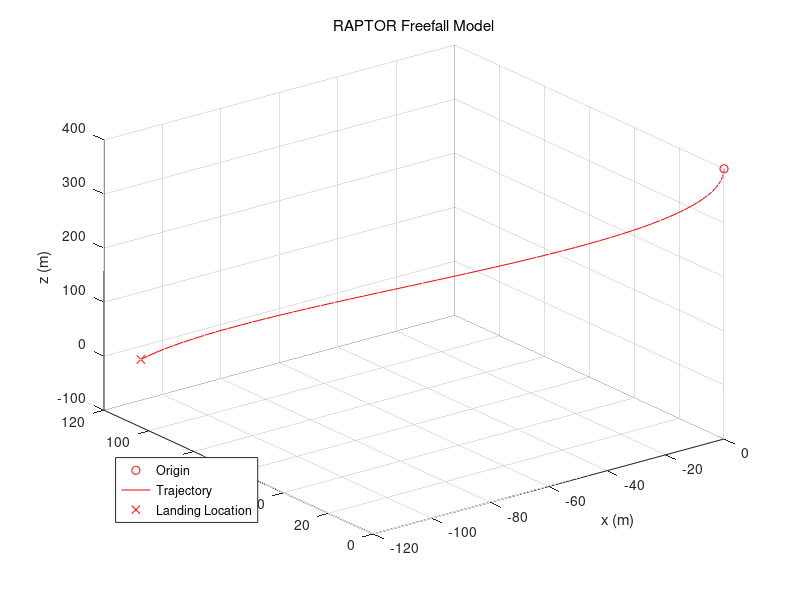

Here is the MATLAB script that generated this plot:
%% raptor sim (3d)
%
% ==== ASSUMPTIONS MADE ====
% We are a point mass system
% We have no payload other than ourself
% Lift of the parafoil is negliable
% Drag is the only resistive force acting on us in a significant way
% We are stable and oriented after parafoil unfurls
% We naturally tend to orient so the x axis (our forward flying face) is
% oriented with the wind
% Our vertical velocity and acceleration is constant 
%
%% Variables
%
% general things
g = -9.8;     % gravity (m/s^2)
m = 1.58;     % weight of RAPTOR (kg)
t = 0:0.5:30;     % flight time (seconds)

% wind variables
w_v = 5*sin(0.02*pi*t);     % wind speed (m/s)
w_theta = -pi/4;            % wind angle (radians)

% starting positions
p_x = 0;      % starting coordinate in x (meters)
p_y = 0;      % starting coordinate in y (meters)
p_z = 400;    % starting coordinate in z (meters)

% drag stuff (????)
% might be wrong, idk
c_d_box = 1.05;         % drag coefficient of the box
c_d_parafoil = 0.09;    % drag coefficient of the parafoil
rho = 1.225;            % density of air

% drag equations
d_x = 1/2 * rho * w_v * cos(w_theta) * c_d_box * 0.25;         % x-axis drag force
d_y = 1/2 * rho * w_v * sin(w_theta) * c_d_box * 0.25;         % y-axis drag force
d_z = 1/2 * rho * (m*g) * c_d_box * 3;                         % z-axis drag force

%% Functions
% Assumes east, north, up (ENU) coordinates
%
% unit velocity functions
v_x = w_v .* cos(w_theta) - d_x;
v_y = w_v .* sin(w_theta) - d_y;
v_z = (m*g) - d_z;

% unit position functions
p_x = p_x - w_v .* cos(w_theta) .* t - d_x.*t;
p_y = p_y - w_v .* sin(w_theta) .* t - d_y.*t;
p_z = p_z - ((m*g)*t - d_z*t);

% grabs the index of the first 0 value in the z direction
% we want this index for plotting
index = 0;
for n = 1 : length(p_y)
    if p_z(n) < 0
        index = n;
        break
    end 
end

%% Plotting
plot3(0,0,400,'or',p_x(1:index), p_y(1:index), p_z(1:index),'r', p_x(index), p_y(index), p_z(index),'xr')
grid on;
legend({'Origin', 'Trajectory', 'Landing Location'},'Location','southwest')
title('RAPTOR Freefall Model','FontWeight','Normal')
xlabel('x (m)') % x-axis label
ylabel('y (m)') % y-axis label
zlabel('z (m)') % z-axis label